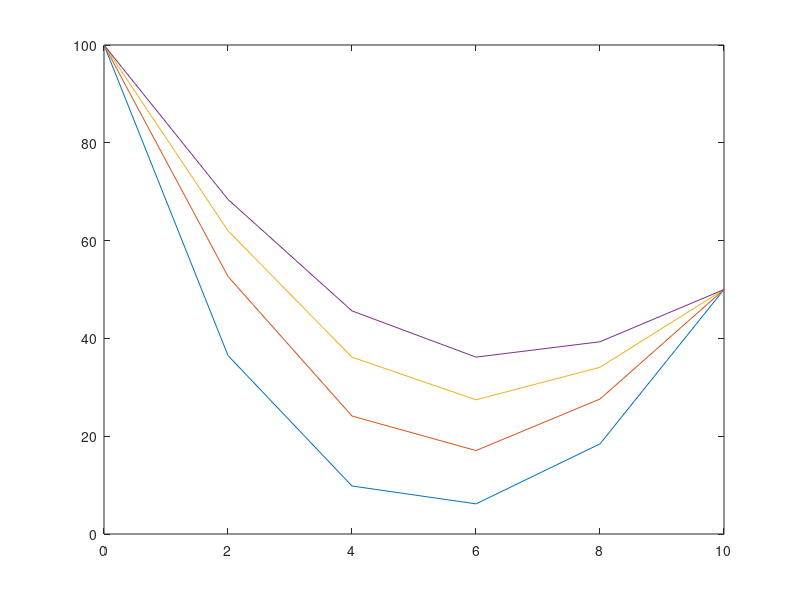

Recreate this plot in MATLAB.
% Use the explicit method to solve for the temperature distribution of a
% long, thin rod with a length of 10 cm and the following values: k' = 0.49
% cal/(s*cm*C), delta x = 2 cm, and delta t = 0.1 s. At t = 0, the
% temperature of the rod is zero and the boundary condidions are fixed for
% all times at T(0) = 100 C and T(10) = 50 C. Note that the rod is aluminum
% with C = 0.835 cm^2/s and lemda = 0.835(0.1)/2^2 = 0.020875.

lambda = 0.020875;
T(1,2:5) = 0;
T(1,1) = 100;
T(1,6) = 50;

A(1,1) = 1;
A(6,6) = 1;

%% t = 0.1

b = T(1,:)';

for i = 2:5
    A(i,i-1) = -lambda;
    A(i,i) = 1 + 2*lambda;
    A(i,i+1) = -lambda;
end

x = A\b;

T(2,:) = x;

%% t = 0.2

b = T(2,:)';

for i = 2:5
    A(i,i-1) = -lambda;
    A(i,i) = 1 + 2*lambda;
    A(i,i+1) = -lambda;
end

x = A\b;
T(3,:) = x;

%% Repeat until t = 12

for j = 4:120
    b = T(j-1,:)';
    
    for i = 2:5
        A(i,i-1) = -lambda;
        A(i,i) = 1 + 2*lambda;
        A(i,i+1) = -lambda;
    end
    
    x = A\b;
    T(j,:) = x;
end

%% Print some results

xx = 0:2:10;
plot(xx,T(30,:))
hold on
plot(xx,T(60,:))
plot(xx,T(90,:))
plot(xx,T(120,:))
hold off